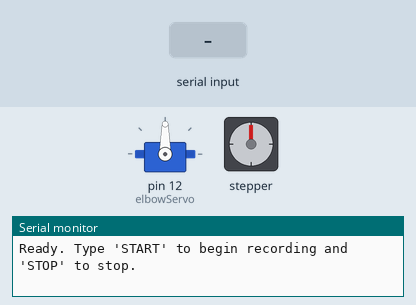
Bench run of a sketch on a simulated Arduino Uno, built with avr-gcc and run on an emulated ATmega328P. Shown: servo, stepper motor, the last lines printed to the serial monitor. The test bench sets the inputs (shaded band). Stepper angles assume 200 steps per turn.

Above: at 0.9 s.
1.0 s: "90,45,200\n" received over Serial
At 2.1 s:
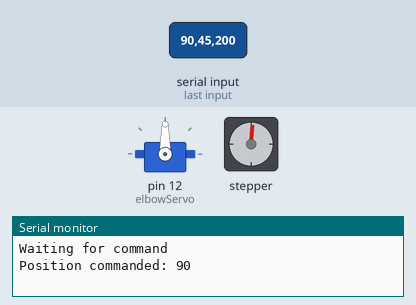
4.0 s: "0\n" received over Serial
At 6.8 s:
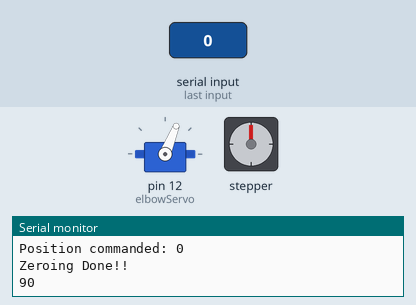
7.0 s: "30,150,10\n" received over Serial
At 7.48 s:
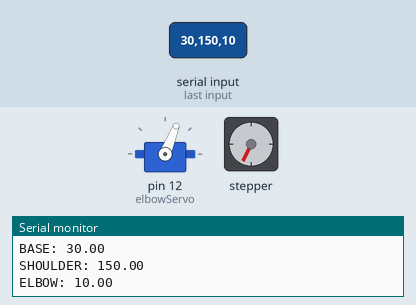
10.0 s: "90,45\n" received over Serial
13.0 s: "5\n" received over Serial
16.0 s: "1,90\n" received over Serial
At 18.9 s:
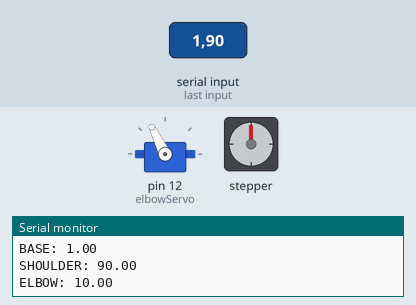
Timing chart, 0 to 20.0 s (numbered marks = the images above; inputs shaded):
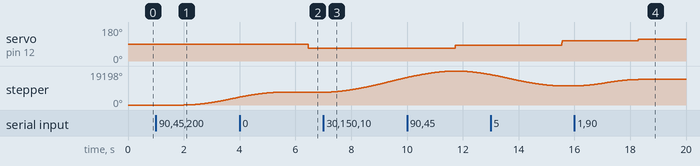

Measured:
- after the input at 1.0 s, stepper: keeps turning clockwise at about 2245°/s, starting after 1.0 s
- after the input at 4.0 s, servo on pin 12 (elbowServo): 90° → 68° after 2.5 s
- after the input at 7.0 s, stepper: keeps turning clockwise at about 2789°/s, starting at once
- after the input at 16.0 s, servo on pin 12 (elbowServo): 107° → 116° after 2.3 s; stepper: turns 3600° clockwise in 2.3 s, starting at once

The sketch:

ChessBotSync.ino
```cpp
const int potPins[] = {A0, A1, A2, A3};  // Potentiometer pins
const int startingPos[] = {50, 0, 70, 0};
const int endingPos[] = {780, 333, 830, 650};
const int startingAngle[] = {0, 0, 0, 0};
const int endingAngle[] = {180, 90, 180, 180};
const int numPots = 4;
bool recording = false;
int newZeroPos;

#include <AccelStepper.h>
AccelStepper ShoulderStepper;
int stepsPerRevolution = 200 * 20 * 4;

#include <Servo.h>
Servo elbowServo;

// Variables for smoothing motor movements
long previousShoulderTarget = 0;
int previousElbowTarget = 90;
float shoulderSmoothingFactor = 0.1; // Lower for smoother but slower response
float elbowSmoothingFactor = 0.15;   // Adjust as needed

const int BUFFER_SIZE = 64;
char buffer[BUFFER_SIZE];
float angles[3];  // Array to store the three angles

void setup() {
  Serial.begin(115200);  // Start serial communication
  pinMode(potPins[0], INPUT);
  pinMode(potPins[1], INPUT);
  pinMode(potPins[2], INPUT);
  pinMode(potPins[3], INPUT);
  Serial.println("Ready. Type 'START' to begin recording and 'STOP' to stop.");

  // Set reasonable speed and acceleration for smoother movement
  ShoulderStepper.setMaxSpeed(20000);
  ShoulderStepper.setAcceleration(2000.0);
  ShoulderStepper.setSpeed(16000);

  elbowServo.attach(12);

  zeroMotor();

  // Initialize previous targets
  int rawShoulder = analogRead(potPins[1]);
  int mappedShoulder = map(rawShoulder, startingPos[1], endingPos[1], startingAngle[1], endingAngle[1]);
  previousShoulderTarget = (mappedShoulder + newZeroPos) * stepsPerRevolution / 360;
  // ShoulderStepper.setCurrentPosition(previousShoulderTarget);

  // Initialize servo position
  int rawElbow = analogRead(potPins[2]);
  int mappedElbow = map(rawElbow, startingPos[2], endingPos[2], startingAngle[2], endingAngle[2]);
  previousElbowTarget = map(mappedElbow, 0, 166, 180, 0);
  elbowServo.write(previousElbowTarget);
}

void zeroMotor(){
  bool zeroDone = 0;
  int lastpos;
  long pos;
  String input;
  while(!zeroDone){
    if(Serial.available() > 0) {
      Serial.println("Waiting for command");

      input = Serial.readString();  // Takes input in degrees
      pos = input.toInt();
      Serial.print("Position commanded: ");
      Serial.println(pos);

      if(pos==0){
        zeroDone = 1;
        newZeroPos = lastpos;
      }
      else{
        ShoulderStepper.runToNewPosition(pos*stepsPerRevolution / 360);
        lastpos = pos;
      }
    }
  }
  Serial.println("Zeroing Done!!");
  Serial.println(newZeroPos);
}

void loop() {

  if (Serial.available() > 0) {
    // Read incoming data until newline
    int bytesRead = Serial.readBytesUntil('\n', buffer, BUFFER_SIZE - 1);
    buffer[bytesRead] = '\0';  // Null terminate

    // Parse the three comma-separated values
    char* token = strtok(buffer, ",");
    for (int i = 0; i < 3 && token != NULL; i++) {
      angles[i] = atof(token);
      token = strtok(NULL, ",");
    }

    Serial.print("BASE: ");
    Serial.println(angles[0]);
    Serial.print("SHOULDER: ");
    Serial.println(angles[1]);
    Serial.print("ELBOW: ");
    Serial.println(angles[2]);

    long shoulderAngle = angles[1] + newZeroPos;
    ShoulderStepper.runToNewPosition(shoulderAngle*stepsPerRevolution / 360);

    // Constrain and smooth elbow movement
    int maxAngle = 163;
    if (angles[2] > maxAngle){
      angles[2] = maxAngle;
    }

    int targetElbowAngle = map(angles[2], 0, 166, 180, 0);
    int newElbowTarget = previousElbowTarget +
                        (targetElbowAngle - previousElbowTarget) * elbowSmoothingFactor;

    elbowServo.write(newElbowTarget);
    previousElbowTarget = newElbowTarget;

    // Small delay to allow stepper to move
    delay(10);
  }
}
```
